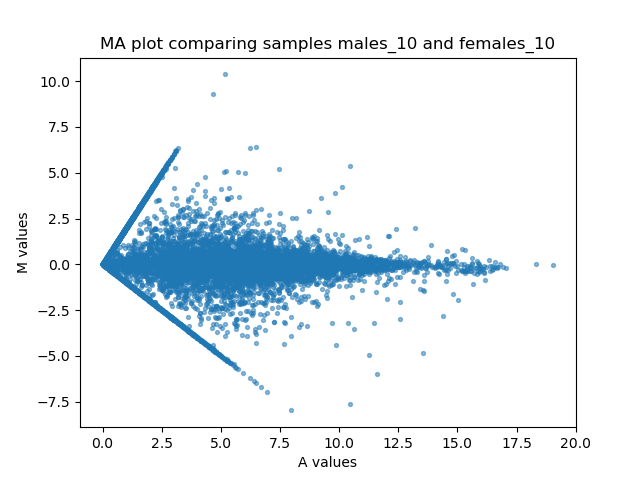

Generate this figure with Python:
#!/usr/bin/env python3

"""Usage: MA.py"""

import sys
import pandas as pd
import numpy as np
import matplotlib.pyplot as plt

fpkms = pd.read_csv("all.csv")

fpkms_male = list(fpkms.loc[:,"male_10"])
fpkms_female = list(fpkms.loc[:,"female_10"])

M_values = []
A_values = []

fig, ax = plt.subplots()
for i in range(0,len(fpkms_male)):
    M = np.log2(float(fpkms_male[i])+1) - np.log2(float(fpkms_female[i]+1))
    A = (0.5*np.log2(float(fpkms_male[i])+1)) + np.log2(float(fpkms_female[i]+1))
    A_values.append(A)
    M_values.append(M)
   
fig, ax = plt.subplots()   
ax.scatter(A_values, M_values, alpha = 0.5, s = 8)
ax.set_title("MA plot comparing samples males_10 and females_10")
plt.xlabel("A values")
plt.ylabel("M values")
fig.savefig("MA.png")
plt.close(fig)
    